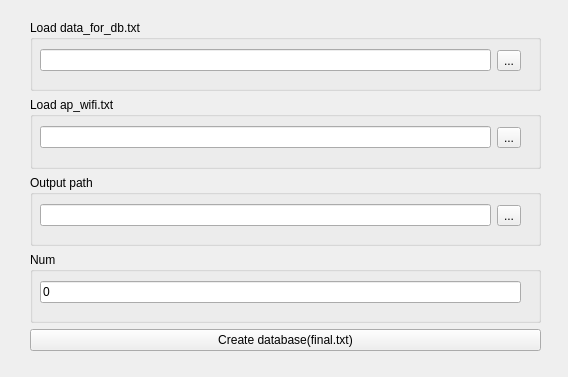
<?xml version="1.0" encoding="UTF-8"?>
<ui version="4.0">
 <class>Form</class>
 <widget class="QWidget" name="Form">
  <property name="geometry">
   <rect>
    <x>0</x>
    <y>0</y>
    <width>568</width>
    <height>377</height>
   </rect>
  </property>
  <property name="windowTitle">
   <string>Form</string>
  </property>
  <widget class="QWidget" name="verticalLayoutWidget">
   <property name="geometry">
    <rect>
     <x>30</x>
     <y>20</y>
     <width>511</width>
     <height>331</height>
    </rect>
   </property>
   <layout class="QVBoxLayout" name="verticalLayout" stretch="3,3,3,3,1">
    <item>
     <widget class="QGroupBox" name="groupBox">
      <property name="title">
       <string>Load data_for_db.txt</string>
      </property>
      <widget class="QWidget" name="horizontalLayoutWidget">
       <property name="geometry">
        <rect>
         <x>10</x>
         <y>20</y>
         <width>481</width>
         <height>41</height>
        </rect>
       </property>
       <layout class="QHBoxLayout" name="horizontalLayout_6">
        <item>
         <widget class="QLineEdit" name="data_for_db_lineEdit"/>
        </item>
        <item>
         <widget class="QToolButton" name="data_for_db_toolButton">
          <property name="text">
           <string>...</string>
          </property>
         </widget>
        </item>
       </layout>
      </widget>
     </widget>
    </item>
    <item>
     <widget class="QGroupBox" name="groupBox_2">
      <property name="title">
       <string>Load ap_wifi.txt</string>
      </property>
      <widget class="QWidget" name="horizontalLayoutWidget_2">
       <property name="geometry">
        <rect>
         <x>10</x>
         <y>20</y>
         <width>481</width>
         <height>41</height>
        </rect>
       </property>
       <layout class="QHBoxLayout" name="horizontalLayout_7">
        <item>
         <widget class="QLineEdit" name="ap_wifi_lineEdit_3"/>
        </item>
        <item>
         <widget class="QToolButton" name="ap_wifitoolButton_3">
          <property name="text">
           <string>...</string>
          </property>
         </widget>
        </item>
       </layout>
      </widget>
     </widget>
    </item>
    <item>
     <widget class="QGroupBox" name="groupBox_3">
      <property name="title">
       <string>Output path</string>
      </property>
      <widget class="QWidget" name="horizontalLayoutWidget_3">
       <property name="geometry">
        <rect>
         <x>10</x>
         <y>20</y>
         <width>481</width>
         <height>41</height>
        </rect>
       </property>
       <layout class="QHBoxLayout" name="horizontalLayout_8">
        <item>
         <widget class="QLineEdit" name="shuchu_lineEdit"/>
        </item>
        <item>
         <widget class="QToolButton" name="shuchu_toolButton">
          <property name="text">
           <string>...</string>
          </property>
         </widget>
        </item>
       </layout>
      </widget>
     </widget>
    </item>
    <item>
     <widget class="QGroupBox" name="groupBox_4">
      <property name="title">
       <string>Num</string>
      </property>
      <widget class="QWidget" name="horizontalLayoutWidget_4">
       <property name="geometry">
        <rect>
         <x>10</x>
         <y>20</y>
         <width>481</width>
         <height>41</height>
        </rect>
       </property>
       <layout class="QHBoxLayout" name="horizontalLayout_9">
        <item>
         <widget class="QLineEdit" name="lineEdit_4">
          <property name="text">
           <string>0</string>
          </property>
         </widget>
        </item>
       </layout>
      </widget>
     </widget>
    </item>
    <item>
     <widget class="QPushButton" name="Create_wifi_DB_matrix_pushButton">
      <property name="text">
       <string>Create database(final.txt)</string>
      </property>
     </widget>
    </item>
   </layout>
  </widget>
 </widget>
 <resources/>
 <connections/>
</ui>
